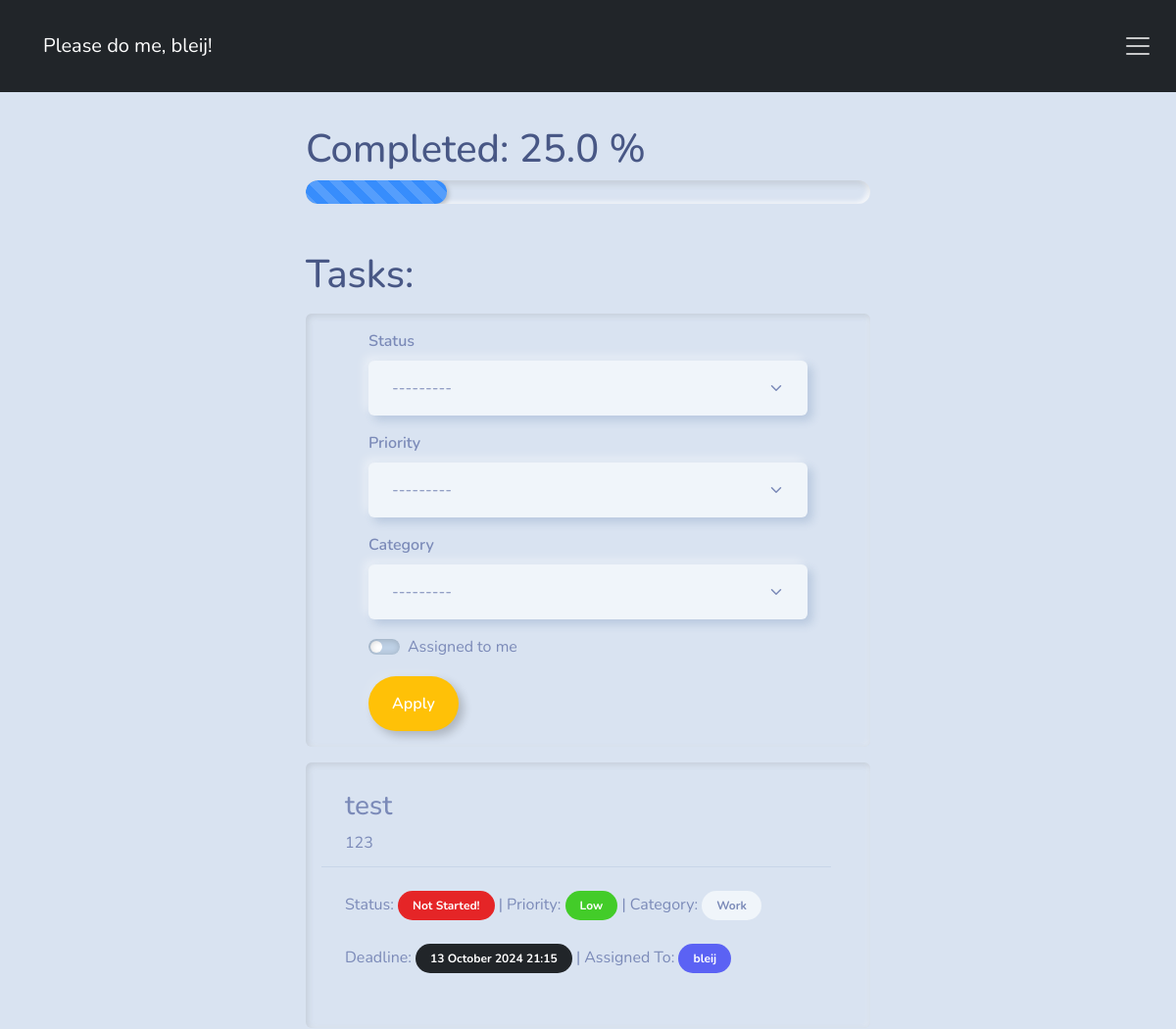
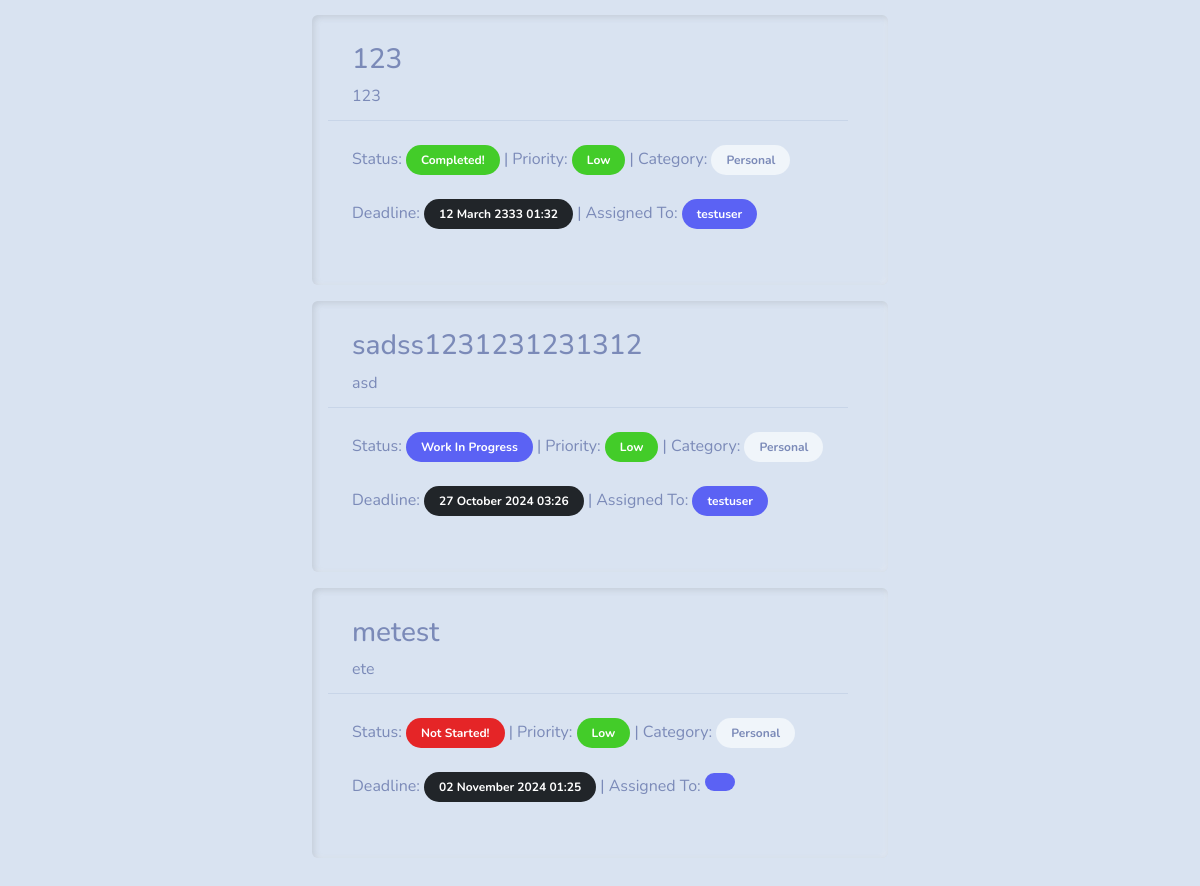
The app's page / (signed in), older data (2 pictures, top to bottom).
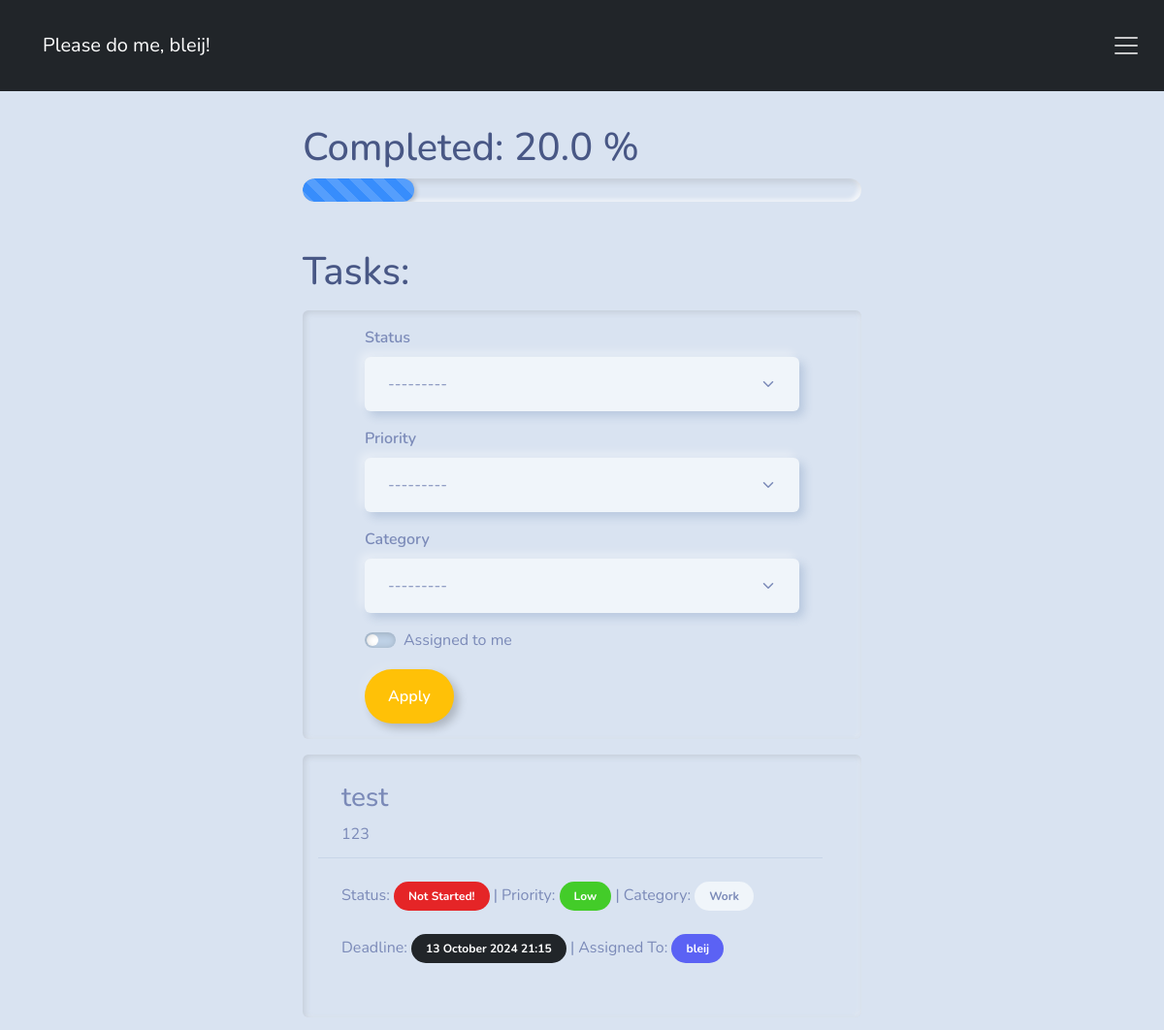
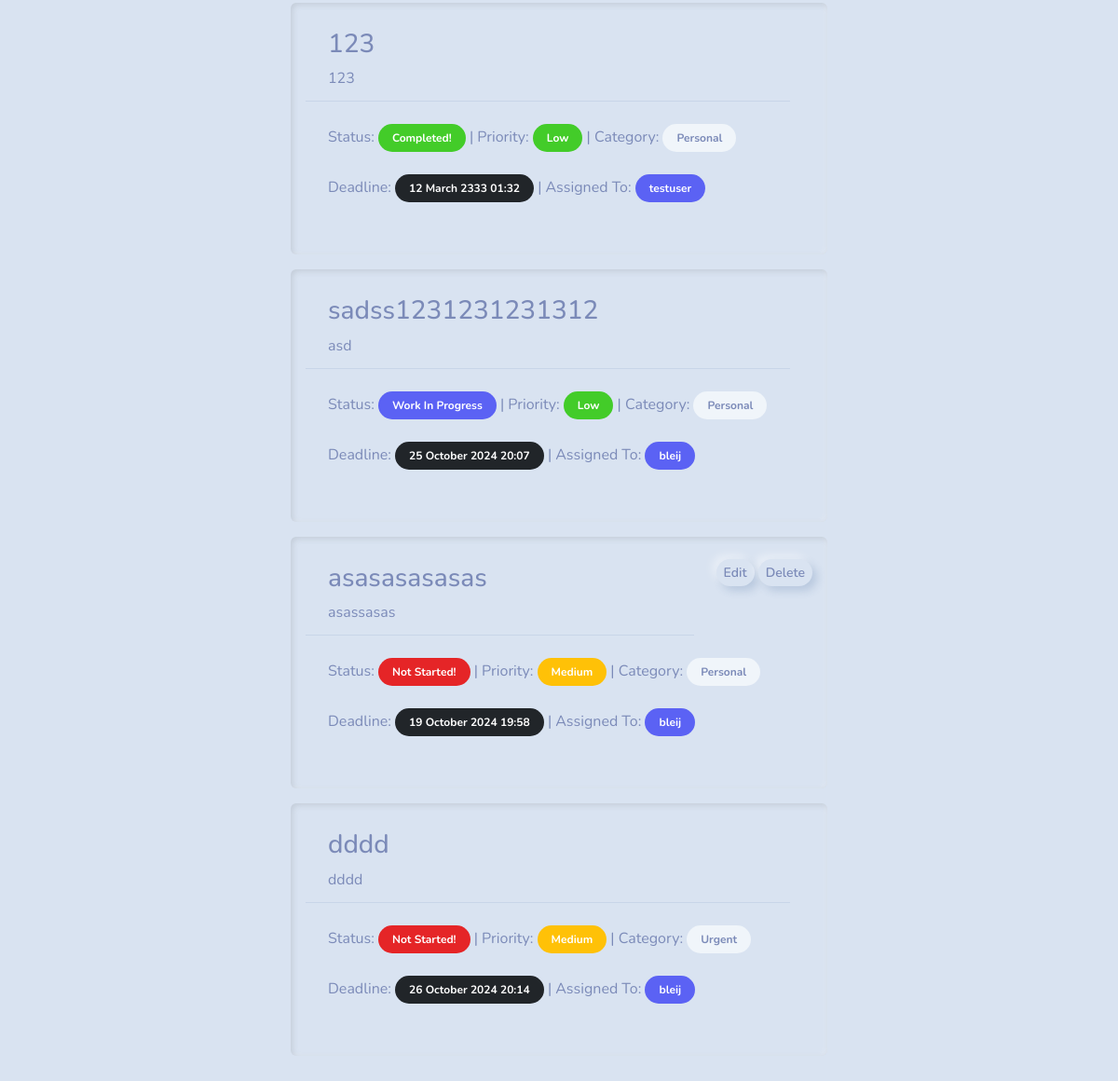
The same page, newer data (2 pictures, top to bottom).
### task/models.py (models this page shows, shortened)
class Task(models.Model):
    STATUS_CHOICES = [
        ('ns', 'Not Started!'),
        ('wip', 'Work In Progress'),
        ('done', 'Completed!'),
    ]
    PRIORITY_CHOICES = [
        ('0', 'Low'),
        ('1', 'Medium'),
        ('2', 'High'),
    ]
    CATEGORY_CHOICES = [
        ('personal', 'Personal'),
        ('work', 'Work'),
        ('urgent', 'Urgent')
    ]
    title = models.CharField(max_length=128)
    description = models.CharField(max_length=1024)
    due_date = models.DateTimeField()
    status = models.CharField(max_length=32, choices=STATUS_CHOICES)
    priority = models.CharField(max_length=32, choices=PRIORITY_CHOICES)
    category = models.CharField(max_length=32, choices=CATEGORY_CHOICES)
    user = models.ForeignKey(settings.AUTH_USER_MODEL, on_delete=models.CASCADE, related_name='task')
    assigned_to = models.ForeignKey(User, on_delete=models.CASCADE, related_name='assigned_task', blank=True)
    class Meta:
        app_label = "task"
        db_table = "task_item"
        verbose_name = "task_item"
        verbose_name_plural = "task_items"

### core/views.py (the view)
# urls.py: path('', task_list_view, name='task_list'),
@login_required
def task_list_view(request):
    tasks = Task.objects.all()
    if request.GET.get('assigned_to_me'):
        tasks = tasks.filter(assigned_to=request.user)
    if request.user.is_authenticated:
        if tasks.exists():
            total_tasks = round(tasks.filter(status='done').count() / tasks.count() * 100, 1)
        else:
            total_tasks = 0
        task_filter = TaskFilter(request.GET, queryset=tasks)
        context = {
            'tasks': task_filter.qs,
            'total_tasks': total_tasks,
            'filter': task_filter,
        }
        return render(request, 'task/tasks.html', context)

### task/templates/task/tasks.html (shortened to what the changed rows need)
{% extends 'base.html' %} {% load crispy_forms_filters %}
{% block content %}
    <div class="container mt-5 mb-5 col-lg-6 col-md-8 col-auto">
        <h1>Completed: {{ total_tasks }} %</h1>
        <div class="progress mb-5">
            <div class="progress-bar progress-bar-striped progress-bar-animated" role="progressbar"
                 aria-valuenow="{{ total_tasks }}"
                 aria-valuemin="0" aria-valuemax="100" style="width: {{ total_tasks }}%;"></div>
        </div>
        <h1>Tasks:</h1>
        <div class="card mt-3 mb-3 p-3">
            <form class="ps-5 pe-5" method="GET">
            </form>
        </div>
        {% if tasks %}
            {% for task in tasks %}
                <div class="card border-dark mb-3 p-3">
                    <div class="row">
                        <div class="col">
                            <div class="card-header">
                                <h3 class="card-title"> {{ task.title }} </h3>
                                <p class="card-text"> {{ task.description }} </p>
                            </div>
                        </div>
                        <div class="col-auto d-flex justify-content-end">
                            {% if task.user == request.user %}
                                <div class="mt-2">
                                    <a href="{% url 'update_task' task.id %}"
                                       class="btn btn-primary btn-sm">Edit</a>
                                    <a href="{% url 'delete_task' task.id %}"
                                       class="btn btn-danger btn-sm">Delete</a>
                                </div>
                            {% endif %}
                        </div>
                    </div>
                    <div class="card-body">
                        <p>Status: {% if task.status == 'done' %}
                            <span class="badge rounded-pill bg-success">{{ task.get_status_display }}</span>
                        {% elif task.status == 'wip' %}
                            <span class="badge rounded-pill bg-info">{{ task.get_status_display }}</span>
                        {% elif task.status == 'ns' %}
                            <span class="badge rounded-pill bg-danger">{{ task.get_status_display }}</span>
                        {% endif %}
                            |
                            Priority:   {% if task.priority == '0' %}
                                <span class="badge rounded-pill bg-success">{{ task.get_priority_display }}</span>
                            {% elif task.priority == '1' %}
                                <span class="badge rounded-pill bg-warning">{{ task.get_priority_display }}</span>
                            {% elif task.priority == '2' %}
                                <span class="badge rounded-pill bg-danger">{{ task.get_priority_display }}</span>
                            {% endif %}
                            |
                            Category:
                            <span class="badge rounded-pill bg-light">{{ task.get_category_display }}</span>
                            <br><br>
                            Deadline:
                            <span class="badge rounded-pill bg-dark"> {{ task.due_date|date:"d F Y H:i" }} </span>
                            |
                            Assigned To:
                            <span class="badge rounded-pill bg-info"> {{ task.assigned_to }} </span>
                        </p>
                    </div>
                </div>
            {% endfor %}
        {% else %}
            <p>No tasks available.</p>
        {% endif %}
    </div>
{% endblock %}

Row changes from the older to the newer data that the page shows:
removed Task: title "metest", description "ete", status "Not Started!", priority "Low", category "Personal", due_date "02 November 2024 01:25"
changed Task "sadss1231231231312": due_date "27 October 2024 03:26" → "25 October 2024 20:07"; assigned_to "testuser" → "bleij"
added Task: title "asasasasasas", description "asassasas", shows "Edit", status "Not Started!", priority "Medium", category "Personal", due_date "19 October 2024 19:58", assigned_to "bleij"
added Task: title "dddd", description "dddd", status "Not Started!", priority "Medium", category "Urgent", due_date "26 October 2024 20:14", assigned_to "bleij"
Text that changed along with them:
{{ total_tasks }}: "25.0" → "20.0"
{{ total_tasks }}: 25.0 → 20.0 (drawn)
